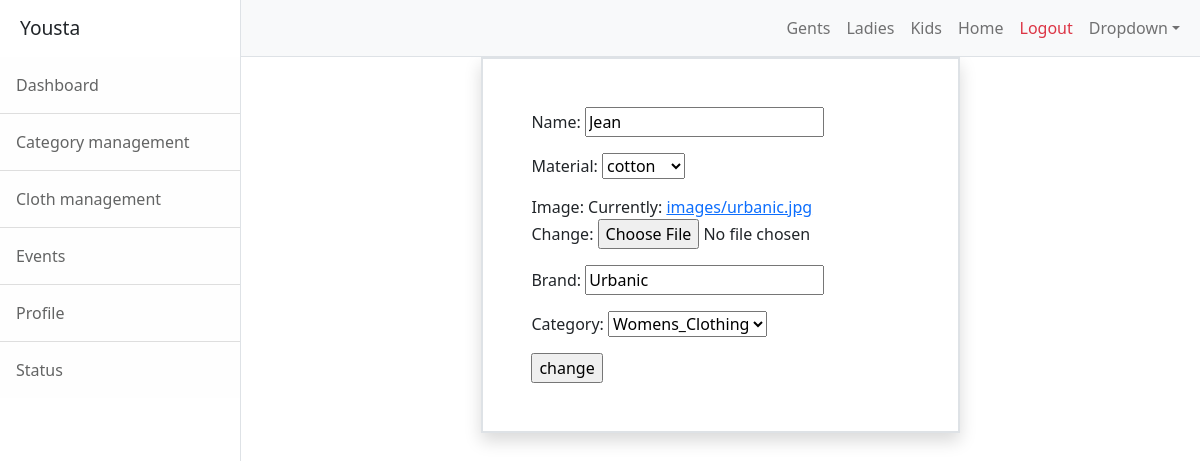
Page /cloths/6/change (signed in) on the committed database.
### yousta/models.py (models this page shows, shortened)
class  Cloths(models.Model):
    name=models.CharField(max_length=200)
    options=(
        ("linen","linen"),
        ("cotton","cotton"),
        ("satin","satin"),
        ("nylon","nylon"),
        ("polyster","polyster"),
        ("silk","silk")
    )
    material=models.CharField(max_length=200,choices=options,default="cotton")
    image=models.ImageField(upload_to="images")
    brand=models.CharField(max_length=200)
    Category=models.ForeignKey(Category,null=True,on_delete=models.SET_NULL)

class Category(models.Model):
    name=models.CharField(max_length=200,unique=True)
    is_active=models.BooleanField(default=True)
    def __str__(self):
        return self.name

### yousta/views.py (the view, shortened to what this page needs)
# urls.py: path("cloths/<int:pk>/change",ClothUpdateView.as_view(),name="cloth-change"),
@method_decorator(decs,name='dispatch')
class ClothUpdateView(UpdateView):
    template_name="yousta/cloth_edit.html"
    model=Cloths
    form_class=ClothAddForm
    success_url=reverse_lazy("cloth-list")

### yousta/forms.py
class ClothAddForm(forms.ModelForm):
    class Meta:
        model=Cloths
        fields="__all__"

### yousta/views.py (called while the page is built)
def signin_required(fn):
    def wrapper(request,*args,**kwargs):
        if not  request.user.is_authenticated:
            messages.error(request,"invalid session!!")
            return redirect("signin")
        else:
            return fn(request,*args,**kwargs)
    return wrapper

def is_admin(fn):
    def wrapper(request,*args,**kwargs):
        if not request.user.is_superuser:#it is used to check the user is admin
            messages.error(request,'permission denied for current user')
            return redirect('signin')
        else:
            return fn(request,*args,**kwargs)
    return wrapper

### yousta/templates/yousta/cloth_edit.html (shortened to what this page needs)
{%extends 'yousta/base.html'%}
{%block body_block%}
<div class="container d-flex align-items-center justify-content-center">
    <form action="" method="post" enctype="multipart/form-data" class="border border-2 shadow p-5">
        {{form.as_p}}
        <input type="submit" value="change">
    </form>
</div>
{%endblock%}

### rows in the picture
Cloths: name "Jean", material "cotton", brand "Urbanic", Category "Womens_Clothing"
